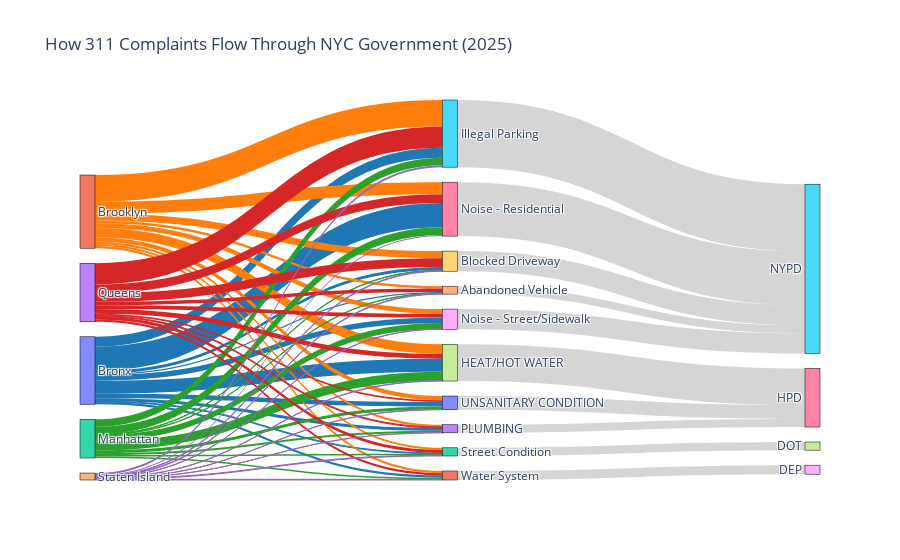

Write notebook code for a chart like this one.
### Markdown cell above
### Step 4: Build Plotly Sankey

### Code cell
import plotly.graph_objects as go

fig = go.Figure(data=[go.Sankey(
    arrangement="snap",
    node=dict(
        pad=15,
        thickness=15,
        line=dict(color="black", width=0.5),
        label=nodes
    ),
    link=dict(
        source=sources,
        target=targets,
        value=values,
        color=link_colors
    )
)])

fig.update_layout(
    title_text="How 311 Complaints Flow Through NYC Government (2025)",
    font_size=12
)

fig.show()

### Figure 1 — Plotly figure (JSON) as saved in the notebook; plotly's stock layout.template omitted (floating-point values rounded to 4 significant figures)
{"data": [{"arrangement": "snap", "link": {"color": ["#1f77b4", "#1f77b4", "#1f77b4", "#1f77b4", "#1f77b4", "#1f77b4", "#1f77b4", "#1f77b4", "#1f77b4", "#1f77b4", "#ff7f0e", "#ff7f0e", "#ff7f0e", "#ff7f0e", "#ff7f0e", "#ff7f0e", "#ff7f0e", "#ff7f0e", "#ff7f0e", "#ff7f0e", "#2ca02c", "#2ca02c", "#2ca02c", "#2ca02c", "#2ca02c", "#2ca02c", "#2ca02c", "#2ca02c", "#2ca02c", "#2ca02c", "#d62728", "#d62728", "#d62728", "#d62728", "#d62728", "#d62728", "#d62728", "#d62728", "#d62728", "#d62728", "#9467bd", "#9467bd", "#9467bd", "#9467bd", "#9467bd", "#9467bd", "#9467bd", "#9467bd", "#9467bd", "#9467bd", "rgba(150,150,150,0.4)", "rgba(150,150,150,0.4)", "rgba(150,150,150,0.4)", "rgba(150,150,150,0.4)", "rgba(150,150,150,0.4)", "rgba(150,150,150,0.4)", "rgba(150,150,150,0.4)", "rgba(150,150,150,0.4)", "rgba(150,150,150,0.4)", "rgba(150,150,150,0.4)"], "source": [0, 0, 0, 0, 0, 0, 0, 0, 0, 0, 1, 1, 1, 1, 1, 1, 1, 1, 1, 1, 2, 2, 2, 2, 2, 2, 2, 2, 2, 2, 3, 3, 3, 3, 3, 3, 3, 3, 3, 3, 4, 4, 4, 4, 4, 4, 4, 4, 4, 4, 14, 9, 7, 5, 6, 8, 13, 12, 10, 11], "target": [14, 9, 7, 5, 6, 8, 13, 12, 10, 11, 14, 9, 7, 5, 6, 8, 13, 12, 10, 11, 14, 9, 7, 5, 6, 8, 13, 12, 10, 11, 14, 9, 7, 5, 6, 8, 13, 12, 10, 11, 14, 9, 7, 5, 6, 8, 13, 12, 10, 11, 15, 15, 16, 15, 15, 15, 16, 17, 16, 18], "value": [9676, 27113, 112368, 84418, 209381, 46762, 24449, 6957, 38827, 20591, 19981, 61840, 82250, 228558, 103686, 40689, 19651, 18376, 35470, 18672, 3009, 4394, 76743, 64634, 65335, 52047, 15899, 12387, 24627, 13410, 29977, 74217, 41395, 182173, 74632, 31339, 8144, 25981, 16249, 18963, 5250, 5157, 3189, 17456, 10292, 2200, 1391, 6497, 2547, 5878, 67893, 172721, 315945, 577239, 463326, 173037, 69534, 70198, 117720, 77514]}, "node": {"label": ["Bronx", "Brooklyn", "Manhattan", "Queens", "Staten Island", "Illegal Parking", "Noise - Residential", "HEAT/HOT WATER", "Noise - Street/Sidewalk", "Blocked Driveway", "UNSANITARY CONDITION", "Water System", "Street Condition", "PLUMBING", "Abandoned Vehicle", "NYPD", "HPD", "DOT", "DEP"], "line": {"color": "black", "width": 0.5}, "pad": 15, "thickness": 15}, "type": "sankey"}], "layout": {"font": {"size": 12}, "title": {"text": "How 311 Complaints Flow Through NYC Government (2025)"}}}
